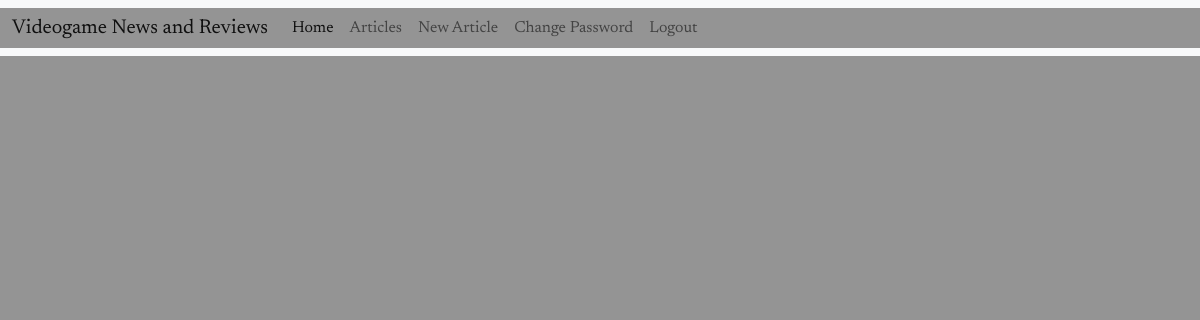
The page /articles/ (signed in) on the database as committed earlier.
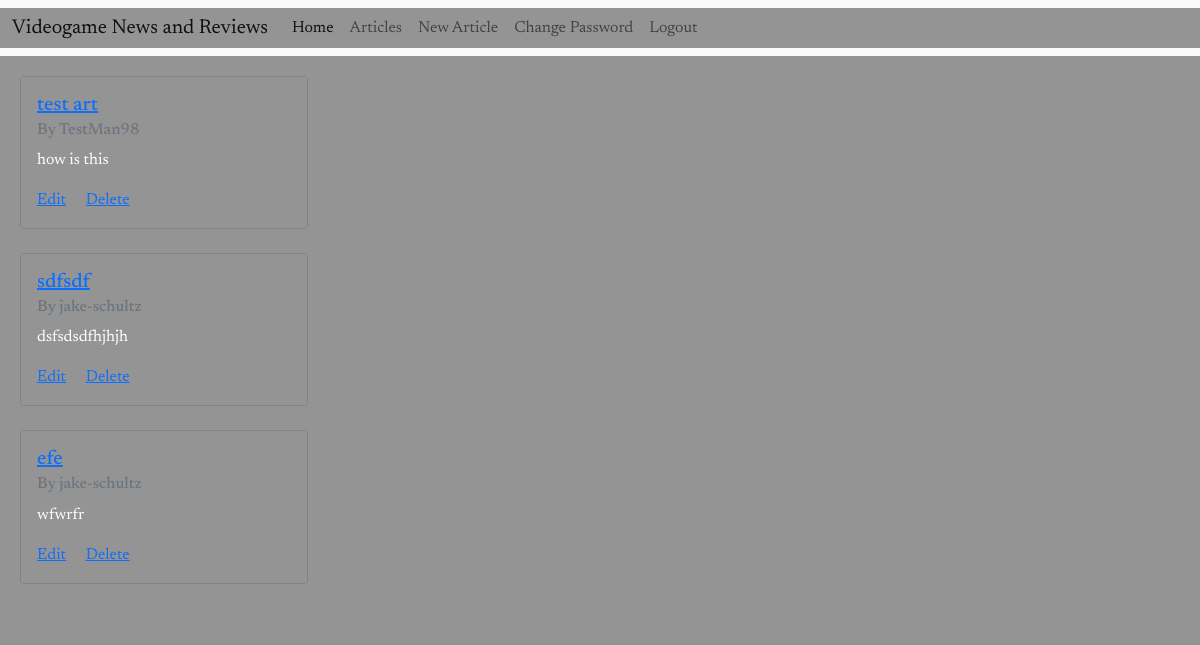
The same page on the database as committed later.
### articles/models.py (models this page shows, shortened)
class Article(models.Model):
    title = models.CharField(max_length=255)
    body = models.TextField()
    creation = models.DateTimeField(auto_now_add=True)
    author = models.ForeignKey(
        get_user_model(),
        on_delete=models.CASCADE
    )
    category = models.ForeignKey(
        Category,
        on_delete=models.CASCADE,
        null=True,
        default=None
    )

### accounts/models.py (models this page shows)
class CustomUser(AbstractUser):
    role = models.CharField(max_length=255)
    department = models.CharField(max_length=255)

### articles/views.py (the view)
# urls.py: path('', ArticleListView.as_view(), name='article_list'),
class ArticleListView(LoginRequiredMixin, ListView):
    model = Article
    template_name = "article_list.html"

### templates/article_list.html (shortened to what this page needs)
{% extends "base.html" %}
{% block content %}
    <div>
    {% for article in article_list %}
        <div class="card" style="width: 18rem;">
            <div class="card-body">
                <h5 class="card-title"><a href="{% url 'article_detail' article.id %}">{{ article.title }}</a>
                    </h5>
                <h6 class="card-subtitle mb-2 text-muted">By {{ article.author }}</h6>
                <p class="card-text">{{ article.body | truncatechars:50}}</p>
                <a href="{% url 'article_edit' article.id %}" class="card-link">Edit</a>
                <a href="{% url 'article_delete' article.id %}" class="card-link">Delete</a>
            </div>
        </div> <br/>
    {% endfor %}
    </div>
{% endblock content %}

Rows that differ between the two databases and show on the page:
added Article: title "test art", author "TestMan98", body "how is this"
added Article: title "sdfsdf", author "jake-schultz", body "dsfsdsdfhjhjh"
added Article: title "efe", author "jake-schultz", body "wfwrfr"
